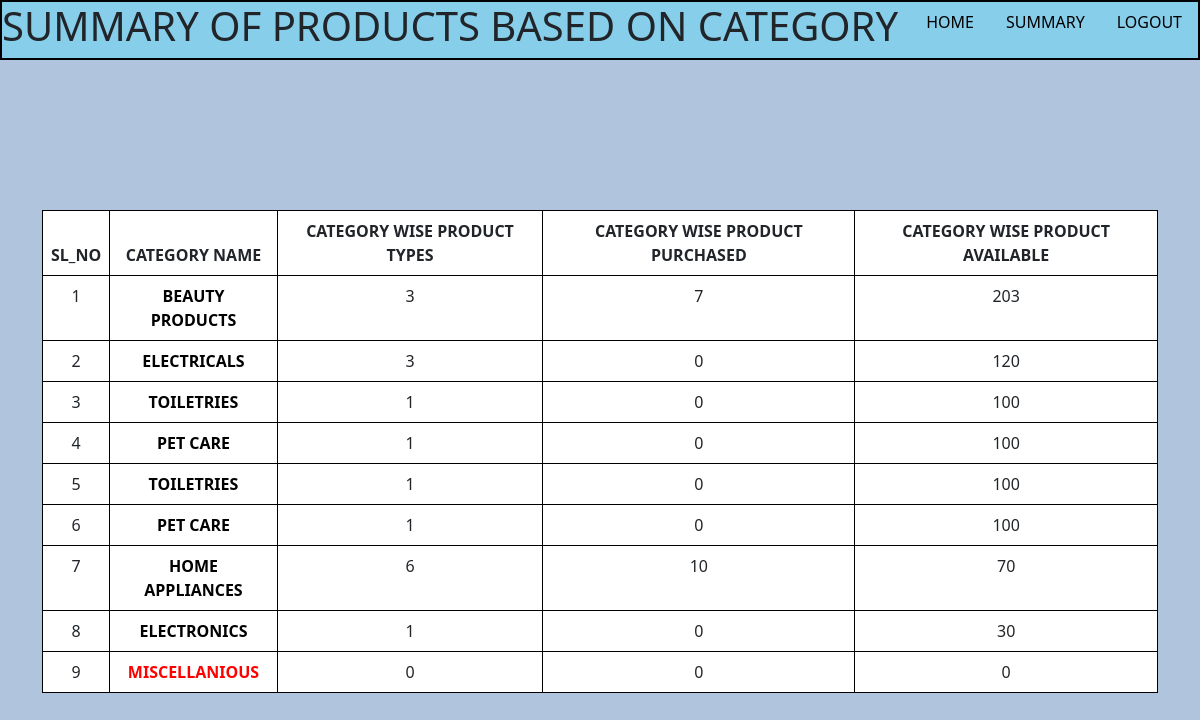
/admin/summary/category (signed in), run on the app's committed database.
### models_grocery_login.py (models this page shows)
class Category(db.Model):
    category_id=db.Column(db.Integer(),autoincrement=True, primary_key=True)
    category_name=db.Column(db.String(),unique=True,nullable=False)
    prod=db.relationship('Product',backref="item")

### grocery_app_login_api.py (the view)
@app.route("/admin/summary/category",methods=["GET","POST"])
@login_required
def categorysummary():
    if current_user.role=='admin':
        catq=Category.query.all()
        catl=[]
        for i in catq:
            catl.append(i.category_id)
        prodl={}
        totl={}
        proda={}
        ordl={}
        prod=Product.query.all()
        for i in catl:
            prodl[i]=[]
            totl[i]=0
            proda[i]=0
        for i in prod:
            prodl[i.product_category].append(i.product_id)
            proda[i.product_category]+=i.product_quantity
        sora=[]
        for i in proda:
            sora.append(proda[i])
        sora.sort(reverse=True)
        sorc=[]
        for i in sora:
            for c in proda:
                if proda[c]==i:
                    sorc.append(c)
        cat=[]
        for i in sorc:
            for c in catq:
                if i==c.category_id:
                    cat.append(c)
        ord=Order.query.all()
        for i in ord:
            if i.order_productid not in ordl:
                ordl[i.order_productid]=i.order_qty
            else:
                ordl[i.order_productid]+=i.order_qty
        for i in ordl:
            for c in prodl:
                if i in prodl[c]:
                    totl[c]+=ordl[i]
        return render_template("category_summary.html",catl=catl,prodl=prodl,cat=cat,totl=totl,proda=proda)

### grocery_app_login_api.py (called while the page is built)
@login_manager.user_loader
def load_user(user_id):
    return Users.query.get(user_id)

### templates/category_summary.html (shortened to what this page needs)
<!DOCTYPE html>
<html lang="en">
<head>
  <link href="https://cdn.jsdelivr.net/npm/bootstrap@5.3.0-alpha1/dist/css/bootstrap.min.css" rel="stylesheet">
</head>
<body style="background-color:lightsteelblue ;">
  <div style='border:2px solid black;background-color: skyblue;' class="d-flex justify-content-between">
    <div style="justify-content:flex-start">
      <h1 style="display:inline-block">SUMMARY OF PRODUCTS BASED ON CATEGORY</h1>
    </div>
    <ul class="nav justify-content-end">
      <li class="nav-item">
        <a class="nav-link" href="/admin/home">HOME</a>
      </li>
      <li class="nav-item">
        <a class="nav-link" href="/admin/summary">SUMMARY</a>
      </li>
      <li class="nav-item">
        <a class="nav-link" href="/logout">LOGOUT</a>
      </li>
    </ul>
  </div>
  <div class="container text-center" style="position:relative;top:150px">
        <table class="table">
          <thead style="background-color:dimgrey;">
            <tr>
              <th style="width:53px" scope="col">SL_NO</th>
              <th scope="col">CATEGORY NAME</th>
              <th scope="col">CATEGORY WISE PRODUCT TYPES</th>
              <th scope="col">CATEGORY WISE PRODUCT PURCHASED</th>
              <th scope="col">CATEGORY WISE PRODUCT AVAILABLE</th>
            </tr>
          </thead>
          <tbody>
            {% set count = namespace(value=1) %}
            {% for i in cat %}
            {% if proda[i.category_id]==0  %}
            <tr style="color:red">
              <td>{{ count.value }}</td>
              <th><a href="/admin/summary/category/{{ i.category_id }}" style="text-decoration: none;color:RED">{{ i.category_name|upper }}</a></th>
              <td>{{ prodl[i.category_id]|length }}</td>
              <td>{{ totl[i.category_id] }}</td>
              <td>{{ proda[i.category_id] }}</td>
              {% set count.value = count.value + 1 %}
            </tr>
            {% else %}
            <tr>
              <td>{{ count.value }}</td>
              <th><a href="/admin/summary/category/{{ i.category_id }}" style="text-decoration: none;color:black">{{ i.category_name|upper }}</a></th>
              <td>{{ prodl[i.category_id]|length }}</td>
              <td>{{ totl[i.category_id] }}</td>
              <td>{{ proda[i.category_id] }}</td>
              {% set count.value = count.value + 1 %}
            </tr>
            {% endif %}
            {% endfor %}
          </tbody>
  </div>
</body>
</html>

### templates/category_summary.html (style rules this page uses)
.nav-link,.btn-link { color:black }
.table { border-collapse: collapse; }
.table th, .table td { border: 1px solid black; padding: 8px; }

### data on the page
Category: value "1", category_name "BEAUTY PRODUCTS", prodl "3", totl "7", proda "203"
Category: value "2", category_name "ELECTRICALS", prodl "3", totl "0", proda "120"
Category: value "3", category_name "TOILETRIES", prodl "1", totl "0", proda "100", value "5"
Category: value "4", category_name "PET CARE", prodl "1", totl "0", proda "100", value "6"
Category: value "7", category_name "HOME APPLIANCES", prodl "6", totl "10", proda "70"
Category: value "8", category_name "ELECTRONICS", prodl "1", totl "0", proda "30"
Category: value "9", category_name "MISCELLANIOUS", prodl "0", totl "0", proda "0"
